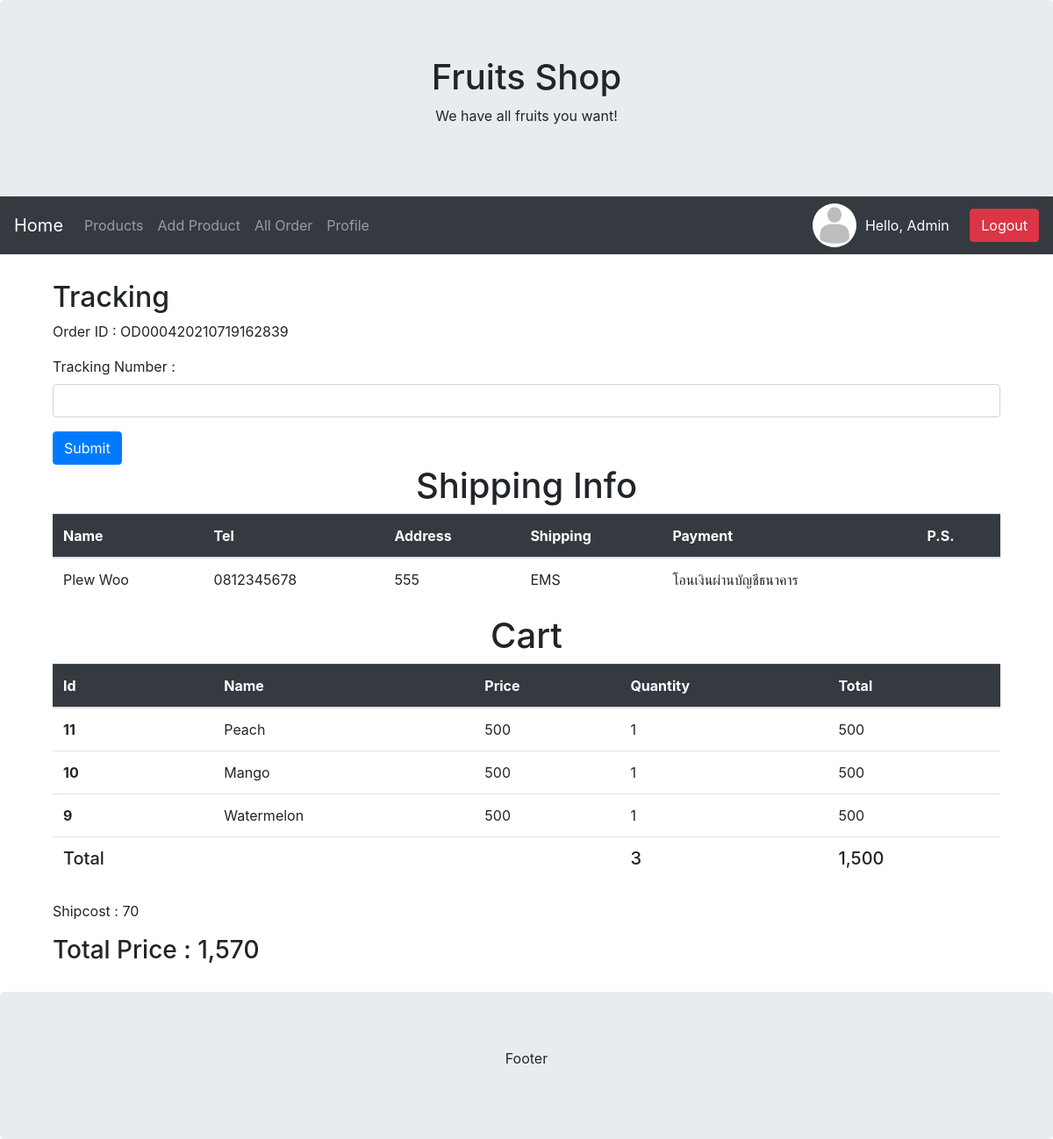
The page /tracking/OD000420210719162839/ (signed in) on the database its author committed.
### myapp/models.py (models this page shows, shortened)
class Profile (models.Model):
    user = models.OneToOneField(User, on_delete=models.CASCADE)
    photo = models.ImageField(upload_to="profilePic",
                              null=True, blank=True, default="default.jpg")
    userType = models.CharField(max_length=100, default="member")
    cartQty = models.IntegerField(default=0)

class OrderPending(models.Model):
    orderId = models.CharField(max_length=100)
    user = models.ForeignKey(User, on_delete=CASCADE)
    name = models.CharField(max_length=100)
    tel = models.CharField(max_length=100)
    address = models.TextField()
    shipping = models.CharField(max_length=100)
    payment = models.CharField(max_length=100)
    ps = models.TextField(blank=True, null=True)
    stamp = models.DateTimeField(auto_now_add=True, blank=True, null=True)
    paid = models.BooleanField(default=False)
    slip = models.ImageField(upload_to="slip", null=True, blank=True)
    slipTime = models.CharField(max_length=100, blank=True, null=True)
    paymentId = models.CharField(max_length=100, blank=True, null=True)
    trackingNumber = models.CharField(max_length=100, blank=True, null=True)

class OrderList(models.Model):
    orderId = models.CharField(max_length=100)
    productId = models.CharField(max_length=100)
    productName = models.CharField(max_length=100)
    price = models.IntegerField()
    quantity = models.IntegerField()
    total = models.IntegerField()

### myapp/views.py (the view, shortened to what this page needs)
def UpdateTracking(request, orderId):
    if request.user.profile.userType != 'admin':
        return redirect('home-page')
    order = OrderPending.objects.get(orderId=orderId)
    orderList = OrderList.objects.filter(orderId=orderId)
    total = sum([c.total for c in orderList])
    order.total = total
    count = sum([c.quantity for c in orderList])
    if order.shipping == 'ems':
        shipcost = sum([50 if i == 0 else 10 for i in range(count)])
    else:
        shipcost = sum([30 if i == 0 else 10 for i in range(count)])
    if order.payment == 'cod':
        shipcost += 20
    order.shipcost = shipcost
    context = {
        'orderId': orderId,
        'order': order,
        'orderList': orderList,
        'total': total,
        'count': count
    }
    return render(request, 'myapp/updateTracking.html', context)

### myapp/templates/myapp/updateTracking.html (shortened to what this page needs)
{% extends 'myapp/base.html' %}
{% load humanize %}
{% block content %}
<div class="container" style="margin-bottom: 10px;">
    <h2>Tracking</h2>
    <p>Order ID : {{ orderId }}</p>
    <form method="POST">
        <div class="form-group">
            <label for="trackingNumber">Tracking Number :</label>
            <input type="text" class="form-control" id="trackingNumber" name="trackingNumber">
        </div>
        <button type="submit" class="btn btn-primary">Submit</button>
    </form>
    <center>
        <h1>Shipping Info</h1>
    </center>
    <table class="table">
        <thead class="table-dark">
            <tr>
                <th scope="col">Name</th>
                <th scope="col">Tel</th>
                <th scope="col">Address</th>
                <th scope="col">Shipping</th>
                <th scope="col">Payment</th>
                <th scope="col">P.S.</th>
            </tr>
        </thead>
        <tbody>
            <tr>
                <td>{{ order.name }}</td>
                <td>{{ order.tel }}</td>
                <td>{{ order.address }}</td>
                {% if order.shipping == 'ems' %}
                <td>EMS</td>
                {% else %}
                <td>ลงทะเบียน</td>
                {% endif %}
                {% if order.payment == 'tranfer' %}
                <td>โอนเงินผ่านบัญชีธนาคาร</td>
                {% else %}
                <td>เก็บเงินปลายทาง</td>
                {% endif %}
                <td>{{ order.ps }}</td>
            </tr>
        </tbody>
    </table>
    <center>
        <h1>Cart</h1>
    </center>
    <table class="table">
        <thead class="table-dark">
            <tr>
                <th scope="col">Id</th>
                <th scope="col">Name</th>
                <th scope="col">Price</th>
                <th scope="col">Quantity</th>
                <th scope="col">Total</th>
            </tr>
        </thead>
        <tbody>
            {% for product in orderList %}
            <tr>
                <th scope="row">{{ product.productId }}</th>
                <td>{{ product.productName }}</td>
                <td>{{ product.price | intcomma}}</td>
                <td>{{ product.quantity | intcomma}}</td>
                <td>{{ product.total | intcomma}}</td>
            </tr>
            {% endfor %}
            <tr>
                <td>
                    <h5>Total</h5>
                </td>
                <td></td>
                <td></td>
                <td>
                    <h5>{{ count }}</h5>
                </td>
                <td>
                    <h5>{{ total | intcomma }}</h5>
                </td>
            </tr>
        </tbody>
    </table>
    <p>Shipcost : {{ order.shipcost }}</p>
    <h3>Total Price : {{ total|add:order.shipcost | intcomma }}</h3>
</div>
{% endblock content %}

### myapp/templates/myapp/base.html (shortened to what this page needs)
<!DOCTYPE html>
<html lang="en">
<head>
    <link rel="stylesheet" href="https://maxcdn.bootstrapcdn.com/bootstrap/4.5.2/css/bootstrap.min.css">
    <link rel="stylesheet" href="https://cdnjs.cloudflare.com/ajax/libs/font-awesome/5.15.3/css/all.min.css">
</head>
<body>
    <div class="jumbotron text-center" style="margin-bottom:0">
        <h1>Fruits Shop</h1>
        <p>We have all fruits you want!</p>
    </div>
    <nav class="navbar navbar-expand-sm bg-dark navbar-dark">
        <a class="navbar-brand" href="{% url 'home-page' %}">Home</a>
        <div class="collapse navbar-collapse" id="collapsibleNavbar">
            <ul class="navbar-nav mr-auto">
                <li class="nav-item">
                    <a class="nav-link" href="{% url 'product-page' %}">Products</a>
                </li>
                {% if user.is_authenticated and user.profile.userType == 'admin' %}
                <li class="nav-item">
                    <a class="nav-link" href="{% url 'addproduct-page' %}">Add Product</a>
                </li>
                <li class="nav-item">
                    <a class="nav-link" href="{% url 'allorderlist-page' %}">All Order</a>
                </li>
                {% endif %}
                {% if user.is_authenticated %}
                <li class="nav-item">
                    <a class="nav-link" href="{% url 'profile-page' %}">Profile</a>
                </li>
                {% endif %}
            </ul>
            {% if user.is_authenticated %}
            <img src="{{ user.profile.photo.url }}" width="50" height="50" class="rounded-circle">
            <p style="color: white; padding: 10px; margin: 0;">Hello, {{ user.first_name }} {{ user.last_name }}</p>
            <a class="btn btn-danger" href="{% url 'logout' %}">Logout</a>
            {% else %}
            <a class="btn btn-primary" href="{% url 'register-page' %}">Register</a>&nbsp&nbsp&nbsp
            <a class="btn btn-primary" href="{% url 'login' %}">Login</a>
            {% endif %}
        </div>
    </nav>
    <div class="container" style="margin-top:30px">
        {% block content %}
        {% endblock content %}
    </div>
    <div class="jumbotron text-center" style="margin: 30px 0 0">
        <p>Footer</p>
    </div>
</body>
</html>

### rows shown on the page
OrderPending: name "Plew Woo", tel "0812345678", address "555", shipcost "70", shipcost "1,570"
OrderList: productId "11", productName "Peach", price "500", quantity "1", total "500"
OrderList: productId "10", productName "Mango", price "500", quantity "1", total "500"
OrderList: productId "9", productName "Watermelon", price "500", quantity "1", total "500"

### other values the page prints
{{ user.first_name }} "Admin"
{{ orderId }} "OD000420210719162839"
{{ count }} "3"
{{ total | intcomma }} "1,500"
